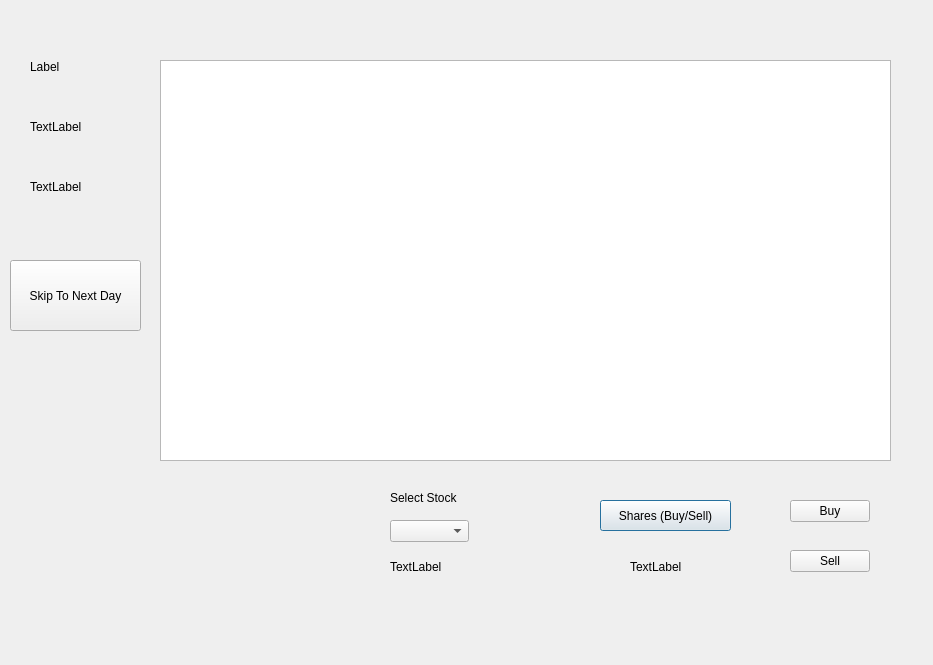
<?xml version="1.0" encoding="UTF-8"?>
<ui version="4.0">
 <class>gamerun</class>
 <widget class="QDialog" name="gamerun">
  <property name="geometry">
   <rect>
    <x>0</x>
    <y>0</y>
    <width>933</width>
    <height>665</height>
   </rect>
  </property>
  <property name="windowTitle">
   <string>Dialog</string>
  </property>
  <widget class="QTableWidget" name="stocksTable">
   <property name="geometry">
    <rect>
     <x>160</x>
     <y>60</y>
     <width>731</width>
     <height>401</height>
    </rect>
   </property>
  </widget>
  <widget class="QPushButton" name="buySellBtn">
   <property name="geometry">
    <rect>
     <x>600</x>
     <y>500</y>
     <width>131</width>
     <height>31</height>
    </rect>
   </property>
   <property name="text">
    <string>Shares (Buy/Sell)</string>
   </property>
  </widget>
  <widget class="QPushButton" name="buySubmitBtn">
   <property name="geometry">
    <rect>
     <x>790</x>
     <y>500</y>
     <width>80</width>
     <height>22</height>
    </rect>
   </property>
   <property name="text">
    <string>Buy</string>
   </property>
  </widget>
  <widget class="QPushButton" name="sellSubmitBtn">
   <property name="geometry">
    <rect>
     <x>790</x>
     <y>550</y>
     <width>80</width>
     <height>22</height>
    </rect>
   </property>
   <property name="text">
    <string>Sell</string>
   </property>
  </widget>
  <widget class="QLabel" name="stockNameLbl">
   <property name="geometry">
    <rect>
     <x>390</x>
     <y>560</y>
     <width>59</width>
     <height>14</height>
    </rect>
   </property>
   <property name="text">
    <string>TextLabel</string>
   </property>
  </widget>
  <widget class="QLabel" name="buySellLbl">
   <property name="geometry">
    <rect>
     <x>630</x>
     <y>560</y>
     <width>59</width>
     <height>14</height>
    </rect>
   </property>
   <property name="text">
    <string>TextLabel</string>
   </property>
  </widget>
  <widget class="QComboBox" name="stockDropdown">
   <property name="geometry">
    <rect>
     <x>390</x>
     <y>520</y>
     <width>79</width>
     <height>22</height>
    </rect>
   </property>
  </widget>
  <widget class="QLabel" name="label">
   <property name="geometry">
    <rect>
     <x>390</x>
     <y>490</y>
     <width>91</width>
     <height>16</height>
    </rect>
   </property>
   <property name="text">
    <string>Select Stock</string>
   </property>
  </widget>
  <widget class="QLabel" name="usernameLbl">
   <property name="geometry">
    <rect>
     <x>30</x>
     <y>60</y>
     <width>59</width>
     <height>14</height>
    </rect>
   </property>
   <property name="text">
    <string>Label</string>
   </property>
  </widget>
  <widget class="QLabel" name="cashBalanceLbl">
   <property name="geometry">
    <rect>
     <x>30</x>
     <y>120</y>
     <width>59</width>
     <height>14</height>
    </rect>
   </property>
   <property name="text">
    <string>TextLabel</string>
   </property>
  </widget>
  <widget class="QLabel" name="profitsLbl">
   <property name="geometry">
    <rect>
     <x>30</x>
     <y>180</y>
     <width>59</width>
     <height>14</height>
    </rect>
   </property>
   <property name="text">
    <string>TextLabel</string>
   </property>
  </widget>
  <widget class="QPushButton" name="pushButton">
   <property name="geometry">
    <rect>
     <x>10</x>
     <y>260</y>
     <width>131</width>
     <height>71</height>
    </rect>
   </property>
   <property name="text">
    <string>Skip To Next Day</string>
   </property>
  </widget>
 </widget>
 <resources/>
 <connections/>
</ui>
